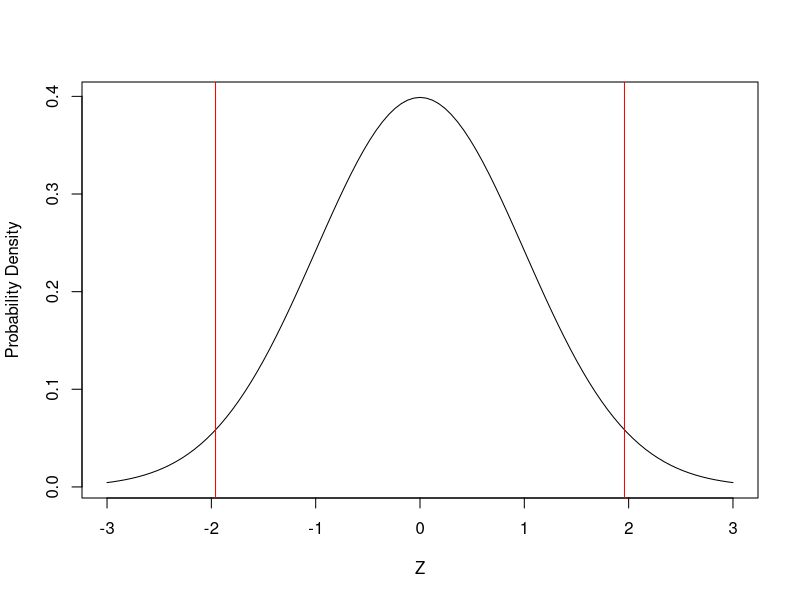
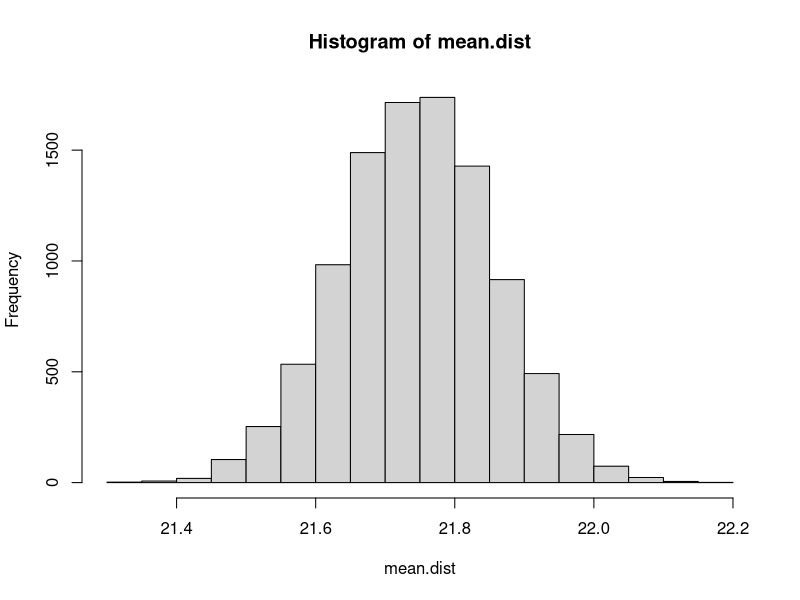
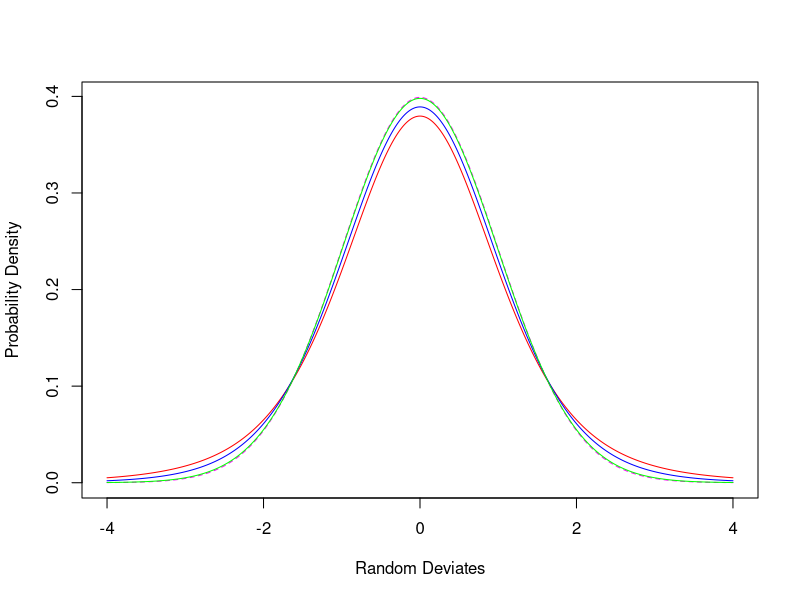
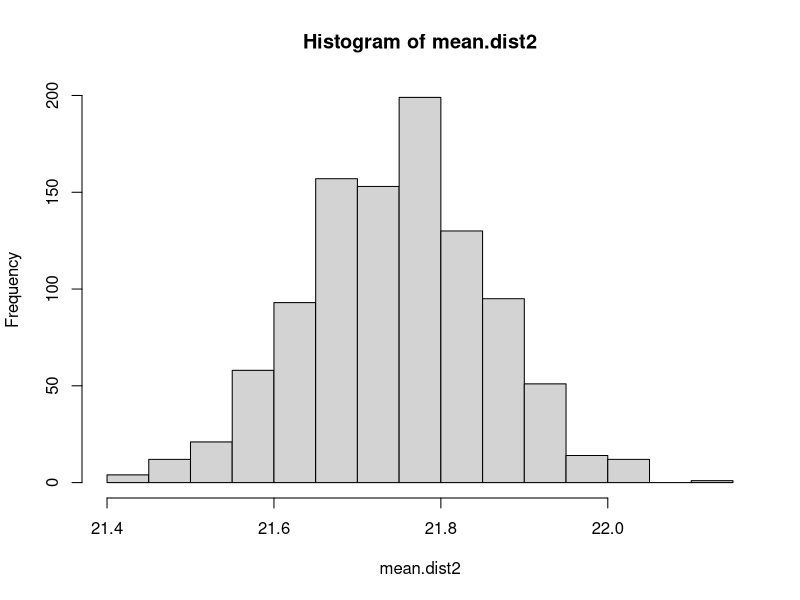

These figures' R source, in order: (Note: this script raises an error after producing the figures.)
setwd("C:/Users/Ayaan Dutt/OneDrive/Desktop/College/Statistical Models")

handspan <- read.csv(file="handspan.csv", na.strings = c("","  ", "NA", "na"))

# Simulating repeating the study many times by resampling with replacement from my original dataset
# Calculating the means and storing it

left.mean <- mean(handspan$L_cm)
left.se <- sd(handspan$L_cm)/(length(handspan$L_cm)-1)^0.5

### PROBABILITY DENSITY DISTRIBUTIONS ###

curve(dnorm, -3,3, xlab = "Z", ylab = "Probability Density")

# dnorm(x) = probability of x (output: x has a probability y)
# pnorm(x) = cumulative probability of x (output: y% of outcomes lie below x)
# qnorm(x) = y for which cumulative probability is x (output: x% of outcomes lie below y)

qnorm(0.975, mean = 0, sd = 1) # For 95% CI we use 0.975 because we subtract 0.25 from either end 
pnorm(1.96, mean = 0, sd = 1) # pnorm is essentially the inverse of qnorm

abline(v = c(-1.96, 1.96), col = "red") # Marks the 95% CI

# Computing 80%, 95% and 99% CI
left.80CI <- c(left.mean - qnorm(0.9, mean=0, sd=1)*left.se,
               left.mean + qnorm(0.9, mean=0, sd=1)*left.se)
left.80CI

left.95CI <- c(left.mean - qnorm(0.975, mean=0, sd=1)*left.se,
               left.mean + qnorm(0.975, mean=0, sd=1)*left.se)
left.95CI

left.99CI <- c(left.mean - qnorm(0.995, mean=0, sd=1)*left.se,
               left.mean + qnorm(0.995, mean=0, sd=1)*left.se)
left.99CI

data.frame(Lower.CL = c(left.80CI[1], left.95CI[1], left.99CI[1]),
           Upper.CL = c(left.80CI[2], left.95CI[2], left.99CI[2]),
           row.names = c(80, 95, 99))

# Experimental data plotting
iter <- 10000
mean.dist <- numeric(iter)
for (ctr in 1:iter) {
  mean.dist[ctr] <- mean(sample(handspan$L_cm, replace=T))
}

mean.dist[1:10]
hist(mean.dist)
sd(mean.dist)

### T-DISTRIBUTION ###

# The T-distribution is used for lower sample sizes and therefore has greater uncertainty 

# EXERCISE 1: Compare the normal distribution to the T-distribution
xvals = seq(-4,4, by = 0.01)
# Uniform Dist
plot(xvals, dnorm(xvals), type = "l", lty = 2, 
     ylab = "Probability Density", xlab = "Random Deviates", col='magenta')
# T-Dist using dt()
lines(xvals, dt(xvals, df = 5), col='red')
lines(xvals, dt(xvals, df = 10), col='blue') 
lines(xvals, dt(xvals, df = 100), col='green') 

# qt = does the same thing as qnorm, but for t-dist
qt(0.975, df = c(1:10, 20, 30, 50, 100, 1000, 1500))

# EXERCISE 2: Calculate a 95% CI assuming a T distribution for the left hand data
df.left = length(handspan$L_cm) - 1
left.95CI.t = c(left.mean - qt(0.975, df = df.left)*left.se,
                left.mean + qt(0.975, df = df.left)*left.se)
left.95CI.t
qt(0.975, df = df.left)

# We can perform the same analysis for a smaller sample size, thereby reducing our certainty
df.left.2 = (length(handspan$L_cm) - 1)/2
left.95CI.t = c(left.mean - qt(0.975, df = df.left.2)*left.se,
                left.mean + qt(0.975, df = df.left.2)*left.se)
left.95CI.t
qt(0.975, df = df.left.2)

### BOOTSTRAPPING CI ###

iterations = 1000
mean.dist2 = numeric(iterations)
for (i in 1:iterations){
  mean.dist2[i] = mean(sample(handspan$L_cm, replace = T))
}
hist(mean.dist2)
quantile(mean.dist2, probs = c(0.025, 0.975))

# EXERCISE 3: Using the deer data, use the f.mass and dominance categories to calculate the mean 
#            female mass of each dominance category. Find the 95% confidence intervals for each 
#            mean (assuming either a normal distribution or a bootstrapped CI).

deer = read.csv("deerdata.csv", na.strings = c("", " ", "na", "NA", "N/A"))
deer <- deer[complete.cases(deer),]

deer %>% 
  group_by(dom) %>% 
    summarise(mean_mass=mean(f.mass, na.rm=T))

# General Bootstrap Function
bootstrap_ci <- function(data, iterations = 1000) {
  boot_means <- replicate(iterations, mean(sample(data, replace = T)))
  quantile(boot_means, probs = c(0.025, 0.975))
}

# Finding female mass means + 95% CI by dominance category
deer_bootstrap <- deer %>%
                      group_by(dom) %>%
                        summarise(
                          Mean = mean(f.mass, na.rm = T),
                          LowerCI = bootstrap_ci(f.mass)[1],
                          UpperCI = bootstrap_ci(f.mass)[2])

deer_bootstrap

